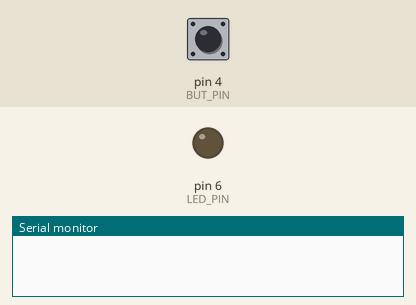
The sketch below on a simulated Arduino Uno, built with avr-gcc and run on an emulated ATmega328P. Parts: output pins drawn as LEDs (lit = HIGH), the last lines printed to the serial monitor. Dashed ring = blinking. Inputs (shaded band) come from the test bench; at power-on: pin 4 (BUT_PIN) LOW.

Above: at 1.2 s.
1.3 s: pin 4 (BUT_PIN) pulled HIGH for 0.15 s
At 2.1 s:
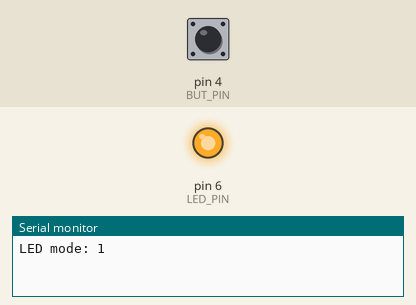
3.0 s: pin 4 (BUT_PIN) pulled HIGH for 1 s
At 3.95 s:
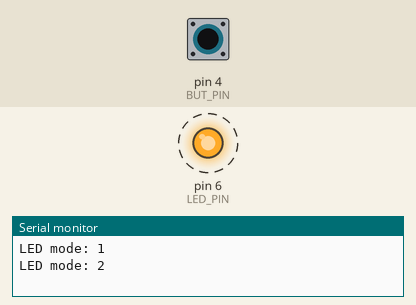
6.5 s: pin 4 (BUT_PIN) pulled HIGH for 3.2 s
At 7.1 s:
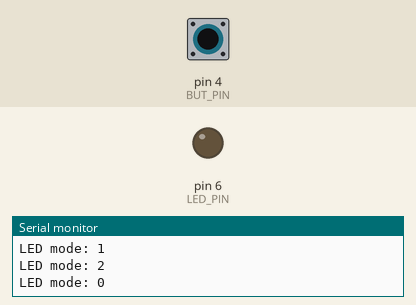
Timing chart, 0 to 9.5 s (numbered marks = the images above; inputs shaded):
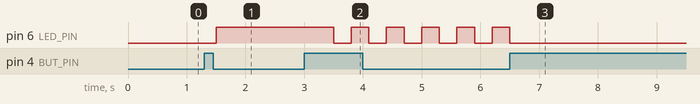

The sketch:

11.1.lightSwitch.ino
```cpp
/*
  Author:
  Learning Intention: Students will use a range of simple sensors to control an LED UI

  Student Notes:
  1. Make sure you include a copy of your schematic
  2. Students should use either the button or potentiometer in an unconventional way

  3. Suggested Grove ports: Button D4, Potentiometer A0, LED D6, Light sensor A3
*/
const int LED_PIN = 6;
const int BUT_PIN = 4;

int mode = 0;
int lastButtonState = LOW;

void setup() {
  pinMode(LED_PIN, OUTPUT);
  pinMode(BUT_PIN, INPUT);
  Serial.begin(115200);
}

void loop() {
  int buttonState = digitalRead(BUT_PIN);

  // Change mode once when the button is pressed.
  if (buttonState == HIGH && lastButtonState == LOW) {
    mode++;
    if (mode > 2) {
      mode = 0;
    }

    Serial.print("LED mode: ");
    Serial.println(mode);
    delay(200); // Simple button debounce
  }

  lastButtonState = buttonState;

  if (mode == 0) {
    digitalWrite(LED_PIN, LOW);       // Off
  } else if (mode == 1) {
    digitalWrite(LED_PIN, HIGH);      // On
  } else {
    digitalWrite(LED_PIN, HIGH);      // Blink
    delay(300);
    digitalWrite(LED_PIN, LOW);
    delay(300);
  }
}
```

Measured:
- after the input at 1.3 s, pin 6 (LED_PIN): LOW → HIGH after 0.20 s
- after the input at 3.0 s, pin 6 (LED_PIN): alternates HIGH for 0.30 s and LOW for 0.30 s, starting after 0.50 s
- after the input at 6.5 s, pin 6 (LED_PIN): goes on until 6.5 s, then stays LOW
